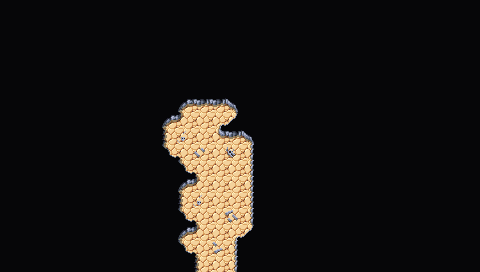

Tiled map render using the project's own tile images. Description and the map definition, with tile-layer contents summarised, below:
An orthogonal 30x17 tile map with 16x16 px tiles, 3 tile layers (Background, Ground, Foreground), 2 tilesets and 3 objects.

<map version="1.10" tiledversion="1.10.1" orientation="orthogonal" renderorder="right-down" width="30" height="17" tilewidth="16" tileheight="16" infinite="0" nextlayerid="6" nextobjectid="55">
 <editorsettings>
  <export target="wastetown..tmx" format="tmx" />
 </editorsettings>
 <tileset firstgid="1" source="../../../../common/maps/tileset/main.tsx" />
 <tileset firstgid="10113" source="../../../../common/maps/tileset/buildings.tsx" />
 <layer id="1" name="Background" width="30" height="17">
  <data>[510 cells, 510 non-empty, 1 distinct tile ids]</data>
 </layer>
 <layer id="2" name="Ground" width="30" height="17">
  <data>[510 cells, 494 non-empty, 17 distinct tile ids]</data>
 </layer>
 <layer id="3" name="Foreground" width="30" height="17">
  <properties>
   <property name="spriteLayer" type="bool" value="true" />
  </properties>
  <data>[510 cells, 4 non-empty, 3 distinct tile ids]</data>
 </layer>
 <objectgroup id="4" name="Objects">
  <object id="38" template="../../../../common/maps/obj/entry_up.tx" x="192" y="282" width="48" height="16">
   <properties>
    <property name="teleport" value="" />
   </properties>
  </object>
  <object id="53" template="../../../../common/maps/obj/treasure.tx" x="194" y="125" />
  <object id="54" template="../../../../common/maps/obj/enemy.tx" x="201.253" y="161.473">
   <properties>
    <property name="effect" value="{ &quot;startBattleWithCard&quot;: [&quot;Gravespawn Sovereign|ONS&quot;]}" />
    <property name="enemy" value="Big Zombie" />
    <property name="speedModifier" type="float" value="3" />
    <property name="threatRange" type="int" value="60" />
   </properties>
  </object>
 </objectgroup>
</map>
